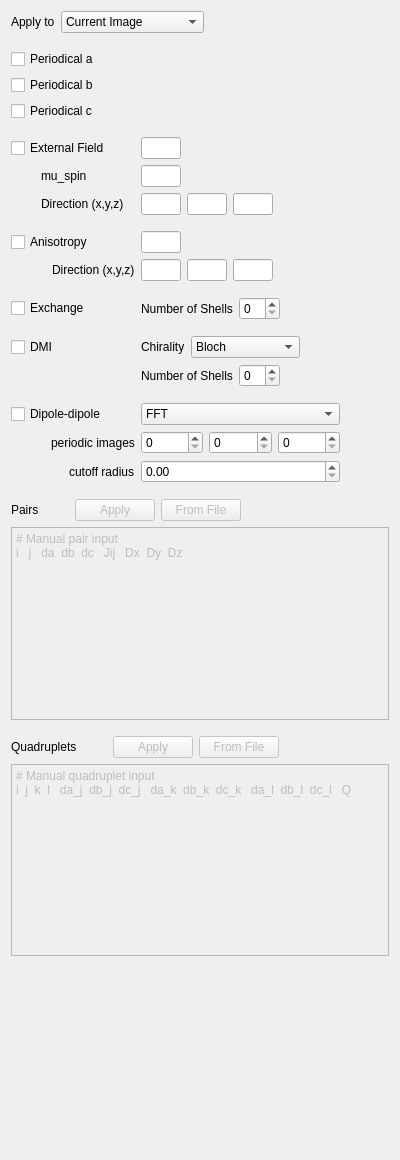
<?xml version="1.0" encoding="UTF-8"?>
<ui version="4.0">
 <class>HamiltonianHeisenbergWidget</class>
 <widget class="QWidget" name="HamiltonianHeisenbergWidget">
  <property name="geometry">
   <rect>
    <x>0</x>
    <y>0</y>
    <width>400</width>
    <height>1160</height>
   </rect>
  </property>
  <property name="windowTitle">
   <string>Form</string>
  </property>
  <layout class="QGridLayout" name="gridLayout">
   <item row="9" column="2">
    <widget class="QScrollArea" name="scrollArea_5">
     <property name="frameShape">
      <enum>QFrame::NoFrame</enum>
     </property>
     <property name="widgetResizable">
      <bool>true</bool>
     </property>
     <widget class="QWidget" name="scrollAreaWidgetContents_4">
      <property name="geometry">
       <rect>
        <x>0</x>
        <y>0</y>
        <width>376</width>
        <height>1136</height>
       </rect>
      </property>
      <layout class="QGridLayout" name="gridLayout_29">
       <property name="leftMargin">
        <number>0</number>
       </property>
       <property name="topMargin">
        <number>0</number>
       </property>
       <property name="rightMargin">
        <number>0</number>
       </property>
       <property name="bottomMargin">
        <number>0</number>
       </property>
       <item row="14" column="0">
        <layout class="QGridLayout" name="gridLayout_2">
         <item row="17" column="1">
          <layout class="QGridLayout" name="gridLayout_dmi">
           <item row="0" column="2">
            <spacer name="horizontalSpacer_6">
             <property name="orientation">
              <enum>Qt::Horizontal</enum>
             </property>
             <property name="sizeHint" stdset="0">
              <size>
               <width>40</width>
               <height>20</height>
              </size>
             </property>
            </spacer>
           </item>
           <item row="0" column="0">
            <widget class="QLabel" name="label_4">
             <property name="text">
              <string>Number of Shells</string>
             </property>
            </widget>
           </item>
           <item row="0" column="1">
            <widget class="QSpinBox" name="spinBox_nshells_dmi"/>
           </item>
          </layout>
         </item>
         <item row="15" column="1">
          <layout class="QGridLayout" name="gridLayout_5">
           <item row="0" column="1">
            <widget class="QComboBox" name="comboBox_dmi_chirality">
             <property name="maximumSize">
              <size>
               <width>120</width>
               <height>16777215</height>
              </size>
             </property>
             <item>
              <property name="text">
               <string>Bloch</string>
              </property>
             </item>
             <item>
              <property name="text">
               <string>Reverse Bloch</string>
              </property>
             </item>
             <item>
              <property name="text">
               <string>Neel</string>
              </property>
             </item>
             <item>
              <property name="text">
               <string>Reverse Neel</string>
              </property>
             </item>
            </widget>
           </item>
           <item row="0" column="0">
            <widget class="QLabel" name="label_5">
             <property name="maximumSize">
              <size>
               <width>55</width>
               <height>16777215</height>
              </size>
             </property>
             <property name="text">
              <string>Chirality</string>
             </property>
            </widget>
           </item>
           <item row="0" column="2">
            <spacer name="horizontalSpacer_7">
             <property name="orientation">
              <enum>Qt::Horizontal</enum>
             </property>
             <property name="sizeHint" stdset="0">
              <size>
               <width>40</width>
               <height>20</height>
              </size>
             </property>
            </spacer>
           </item>
          </layout>
         </item>
         <item row="10" column="0">
          <widget class="QCheckBox" name="checkBox_ani_aniso">
           <property name="text">
            <string>Anisotropy</string>
           </property>
          </widget>
         </item>
         <item row="13" column="1">
          <layout class="QGridLayout" name="gridLayout_exchange">
           <item row="0" column="1">
            <widget class="QSpinBox" name="spinBox_nshells_exchange"/>
           </item>
           <item row="0" column="2">
            <spacer name="horizontalSpacer_5">
             <property name="orientation">
              <enum>Qt::Horizontal</enum>
             </property>
             <property name="sizeHint" stdset="0">
              <size>
               <width>40</width>
               <height>20</height>
              </size>
             </property>
            </spacer>
           </item>
           <item row="0" column="0">
            <widget class="QLabel" name="label_3">
             <property name="text">
              <string>Number of Shells</string>
             </property>
            </widget>
           </item>
          </layout>
         </item>
         <item row="11" column="0">
          <layout class="QGridLayout" name="gridLayout_46">
           <item row="0" column="1">
            <widget class="QLabel" name="label_21">
             <property name="text">
              <string>Direction (x,y,z)</string>
             </property>
            </widget>
           </item>
           <item row="0" column="0">
            <spacer name="horizontalSpacer_36">
             <property name="orientation">
              <enum>Qt::Horizontal</enum>
             </property>
             <property name="sizeHint" stdset="0">
              <size>
               <width>30</width>
               <height>20</height>
              </size>
             </property>
            </spacer>
           </item>
          </layout>
         </item>
         <item row="12" column="1">
          <spacer name="verticalSpacer_6">
           <property name="orientation">
            <enum>Qt::Vertical</enum>
           </property>
           <property name="sizeType">
            <enum>QSizePolicy::Fixed</enum>
           </property>
           <property name="sizeHint" stdset="0">
            <size>
             <width>20</width>
             <height>10</height>
            </size>
           </property>
          </spacer>
         </item>
         <item row="9" column="1">
          <spacer name="verticalSpacer_5">
           <property name="orientation">
            <enum>Qt::Vertical</enum>
           </property>
           <property name="sizeType">
            <enum>QSizePolicy::Fixed</enum>
           </property>
           <property name="sizeHint" stdset="0">
            <size>
             <width>20</width>
             <height>10</height>
            </size>
           </property>
          </spacer>
         </item>
         <item row="7" column="0">
          <widget class="QCheckBox" name="checkBox_extH_aniso">
           <property name="text">
            <string>External Field</string>
           </property>
           <property name="checked">
            <bool>false</bool>
           </property>
           <property name="tristate">
            <bool>false</bool>
           </property>
          </widget>
         </item>
         <item row="7" column="2">
          <spacer name="horizontalSpacer_31">
           <property name="orientation">
            <enum>Qt::Horizontal</enum>
           </property>
           <property name="sizeHint" stdset="0">
            <size>
             <width>40</width>
             <height>20</height>
            </size>
           </property>
          </spacer>
         </item>
         <item row="15" column="0">
          <widget class="QCheckBox" name="checkBox_dmi">
           <property name="text">
            <string>DMI</string>
           </property>
          </widget>
         </item>
         <item row="1" column="0">
          <widget class="QCheckBox" name="checkBox_aniso_periodical_a">
           <property name="text">
            <string>Periodical a</string>
           </property>
          </widget>
         </item>
         <item row="11" column="1">
          <layout class="QGridLayout" name="gridLayout_47">
           <item row="0" column="0">
            <widget class="QLineEdit" name="lineEdit_anix_aniso">
             <property name="maximumSize">
              <size>
               <width>40</width>
               <height>16777215</height>
              </size>
             </property>
            </widget>
           </item>
           <item row="0" column="1">
            <widget class="QLineEdit" name="lineEdit_aniy_aniso">
             <property name="maximumSize">
              <size>
               <width>40</width>
               <height>16777215</height>
              </size>
             </property>
            </widget>
           </item>
           <item row="0" column="2">
            <widget class="QLineEdit" name="lineEdit_aniz_aniso">
             <property name="maximumSize">
              <size>
               <width>40</width>
               <height>16777215</height>
              </size>
             </property>
            </widget>
           </item>
           <item row="0" column="3">
            <spacer name="horizontalSpacer_35">
             <property name="orientation">
              <enum>Qt::Horizontal</enum>
             </property>
             <property name="sizeHint" stdset="0">
              <size>
               <width>40</width>
               <height>20</height>
              </size>
             </property>
            </spacer>
           </item>
          </layout>
         </item>
         <item row="13" column="0">
          <widget class="QCheckBox" name="checkBox_exchange">
           <property name="text">
            <string>Exchange</string>
           </property>
          </widget>
         </item>
         <item row="18" column="1">
          <spacer name="verticalSpacer_7">
           <property name="orientation">
            <enum>Qt::Vertical</enum>
           </property>
           <property name="sizeType">
            <enum>QSizePolicy::Fixed</enum>
           </property>
           <property name="sizeHint" stdset="0">
            <size>
             <width>20</width>
             <height>10</height>
            </size>
           </property>
          </spacer>
         </item>
         <item row="5" column="0">
          <widget class="QCheckBox" name="checkBox_aniso_periodical_c">
           <property name="text">
            <string>Periodical c</string>
           </property>
          </widget>
         </item>
         <item row="7" column="1">
          <layout class="QGridLayout" name="gridLayout_36">
           <item row="0" column="1">
            <widget class="QLineEdit" name="lineEdit_extH_aniso">
             <property name="maximumSize">
              <size>
               <width>40</width>
               <height>16777215</height>
              </size>
             </property>
            </widget>
           </item>
           <item row="0" column="2">
            <spacer name="horizontalSpacer_27">
             <property name="orientation">
              <enum>Qt::Horizontal</enum>
             </property>
             <property name="sizeHint" stdset="0">
              <size>
               <width>40</width>
               <height>20</height>
              </size>
             </property>
            </spacer>
           </item>
          </layout>
         </item>
         <item row="14" column="1">
          <spacer name="verticalSpacer_9">
           <property name="orientation">
            <enum>Qt::Vertical</enum>
           </property>
           <property name="sizeType">
            <enum>QSizePolicy::Fixed</enum>
           </property>
           <property name="sizeHint" stdset="0">
            <size>
             <width>20</width>
             <height>10</height>
            </size>
           </property>
          </spacer>
         </item>
         <item row="19" column="0">
          <widget class="QCheckBox" name="checkBox_ddi">
           <property name="text">
            <string>Dipole-dipole</string>
           </property>
          </widget>
         </item>
         <item row="8" column="1">
          <layout class="QGridLayout" name="gridLayout_32">
           <item row="1" column="1">
            <widget class="QLineEdit" name="lineEdit_extHx_aniso">
             <property name="maximumSize">
              <size>
               <width>40</width>
               <height>16777215</height>
              </size>
             </property>
            </widget>
           </item>
           <item row="1" column="2">
            <widget class="QLineEdit" name="lineEdit_extHy_aniso">
             <property name="maximumSize">
              <size>
               <width>40</width>
               <height>16777215</height>
              </size>
             </property>
            </widget>
           </item>
           <item row="1" column="5">
            <spacer name="horizontalSpacer_24">
             <property name="orientation">
              <enum>Qt::Horizontal</enum>
             </property>
             <property name="sizeHint" stdset="0">
              <size>
               <width>40</width>
               <height>20</height>
              </size>
             </property>
            </spacer>
           </item>
           <item row="1" column="3">
            <widget class="QLineEdit" name="lineEdit_extHz_aniso">
             <property name="maximumSize">
              <size>
               <width>40</width>
               <height>16777215</height>
              </size>
             </property>
            </widget>
           </item>
           <item row="0" column="1">
            <widget class="QLineEdit" name="lineEdit_muSpin_aniso">
             <property name="maximumSize">
              <size>
               <width>40</width>
               <height>16777215</height>
              </size>
             </property>
            </widget>
           </item>
          </layout>
         </item>
         <item row="6" column="1">
          <spacer name="verticalSpacer_4">
           <property name="orientation">
            <enum>Qt::Vertical</enum>
           </property>
           <property name="sizeType">
            <enum>QSizePolicy::Fixed</enum>
           </property>
           <property name="sizeHint" stdset="0">
            <size>
             <width>20</width>
             <height>10</height>
            </size>
           </property>
          </spacer>
         </item>
         <item row="8" column="0">
          <layout class="QGridLayout" name="gridLayout_40">
           <item row="2" column="0">
            <spacer name="horizontalSpacer_32">
             <property name="orientation">
              <enum>Qt::Horizontal</enum>
             </property>
             <property name="sizeType">
              <enum>QSizePolicy::Minimum</enum>
             </property>
             <property name="sizeHint" stdset="0">
              <size>
               <width>30</width>
               <height>20</height>
              </size>
             </property>
            </spacer>
           </item>
           <item row="2" column="1">
            <widget class="QLabel" name="label_15">
             <property name="maximumSize">
              <size>
               <width>100</width>
               <height>16777215</height>
              </size>
             </property>
             <property name="text">
              <string>Direction (x,y,z)</string>
             </property>
            </widget>
           </item>
           <item row="1" column="1">
            <widget class="QLabel" name="label_25">
             <property name="text">
              <string>mu_spin</string>
             </property>
            </widget>
           </item>
          </layout>
         </item>
         <item row="4" column="0">
          <widget class="QCheckBox" name="checkBox_aniso_periodical_b">
           <property name="text">
            <string>Periodical b</string>
           </property>
          </widget>
         </item>
         <item row="10" column="1">
          <layout class="QGridLayout" name="gridLayout_42">
           <item row="0" column="0">
            <widget class="QLineEdit" name="lineEdit_ani_aniso">
             <property name="maximumSize">
              <size>
               <width>40</width>
               <height>16777215</height>
              </size>
             </property>
            </widget>
           </item>
           <item row="0" column="1">
            <spacer name="horizontalSpacer_29">
             <property name="orientation">
              <enum>Qt::Horizontal</enum>
             </property>
             <property name="sizeHint" stdset="0">
              <size>
               <width>40</width>
               <height>20</height>
              </size>
             </property>
            </spacer>
           </item>
          </layout>
         </item>
         <item row="21" column="1">
          <widget class="QDoubleSpinBox" name="doubleSpinBox_ddi_radius">
           <property name="maximum">
            <double>1000000.000000000000000</double>
           </property>
          </widget>
         </item>
         <item row="19" column="1">
          <widget class="QComboBox" name="comboBox_ddi_method">
           <item>
            <property name="text">
             <string>FFT</string>
            </property>
           </item>
           <item>
            <property name="text">
             <string>FMM</string>
            </property>
           </item>
           <item>
            <property name="text">
             <string>Cutoff</string>
            </property>
           </item>
          </widget>
         </item>
         <item row="20" column="1">
          <layout class="QGridLayout" name="gridLayout_6">
           <item row="0" column="0">
            <widget class="QSpinBox" name="spinBox_ddi_n_periodic_a"/>
           </item>
           <item row="0" column="1">
            <widget class="QSpinBox" name="spinBox_ddi_n_periodic_b"/>
           </item>
           <item row="0" column="2">
            <widget class="QSpinBox" name="spinBox_ddi_n_periodic_c"/>
           </item>
          </layout>
         </item>
         <item row="20" column="0">
          <layout class="QGridLayout" name="gridLayout_7">
           <item row="0" column="0">
            <spacer name="horizontalSpacer_8">
             <property name="orientation">
              <enum>Qt::Horizontal</enum>
             </property>
             <property name="sizeHint" stdset="0">
              <size>
               <width>40</width>
               <height>20</height>
              </size>
             </property>
            </spacer>
           </item>
           <item row="0" column="1">
            <widget class="QLabel" name="label_6">
             <property name="text">
              <string>periodic images</string>
             </property>
            </widget>
           </item>
          </layout>
         </item>
         <item row="21" column="0">
          <layout class="QGridLayout" name="gridLayout_8">
           <item row="0" column="0">
            <spacer name="horizontalSpacer_9">
             <property name="orientation">
              <enum>Qt::Horizontal</enum>
             </property>
             <property name="sizeHint" stdset="0">
              <size>
               <width>40</width>
               <height>20</height>
              </size>
             </property>
            </spacer>
           </item>
           <item row="0" column="1">
            <widget class="QLabel" name="label_7">
             <property name="text">
              <string>cutoff radius</string>
             </property>
            </widget>
           </item>
          </layout>
         </item>
        </layout>
       </item>
       <item row="15" column="0">
        <spacer name="verticalSpacer">
         <property name="orientation">
          <enum>Qt::Vertical</enum>
         </property>
         <property name="sizeType">
          <enum>QSizePolicy::Fixed</enum>
         </property>
         <property name="sizeHint" stdset="0">
          <size>
           <width>20</width>
           <height>10</height>
          </size>
         </property>
        </spacer>
       </item>
       <item row="28" column="0">
        <spacer name="verticalSpacer_2">
         <property name="orientation">
          <enum>Qt::Vertical</enum>
         </property>
         <property name="sizeHint" stdset="0">
          <size>
           <width>20</width>
           <height>40</height>
          </size>
         </property>
        </spacer>
       </item>
       <item row="23" column="0">
        <widget class="QPlainTextEdit" name="plainTextEdit_pairs">
         <property name="enabled">
          <bool>false</bool>
         </property>
         <property name="plainText">
          <string># Manual pair input
i   j   da  db  dc   Jij   Dx  Dy  Dz
</string>
         </property>
        </widget>
       </item>
       <item row="21" column="0">
        <layout class="QGridLayout" name="gridLayout_3">
         <item row="0" column="0">
          <widget class="QLabel" name="label">
           <property name="text">
            <string>Pairs</string>
           </property>
          </widget>
         </item>
         <item row="0" column="2">
          <widget class="QPushButton" name="pushButton_pairs_apply">
           <property name="enabled">
            <bool>false</bool>
           </property>
           <property name="text">
            <string>Apply</string>
           </property>
          </widget>
         </item>
         <item row="0" column="3">
          <widget class="QPushButton" name="pushButton_pairs_fromfile">
           <property name="enabled">
            <bool>false</bool>
           </property>
           <property name="text">
            <string>From File</string>
           </property>
          </widget>
         </item>
         <item row="0" column="1">
          <spacer name="horizontalSpacer">
           <property name="orientation">
            <enum>Qt::Horizontal</enum>
           </property>
           <property name="sizeType">
            <enum>QSizePolicy::Fixed</enum>
           </property>
           <property name="sizeHint" stdset="0">
            <size>
             <width>30</width>
             <height>20</height>
            </size>
           </property>
          </spacer>
         </item>
         <item row="0" column="4">
          <spacer name="horizontalSpacer_2">
           <property name="orientation">
            <enum>Qt::Horizontal</enum>
           </property>
           <property name="sizeHint" stdset="0">
            <size>
             <width>40</width>
             <height>20</height>
            </size>
           </property>
          </spacer>
         </item>
        </layout>
       </item>
       <item row="27" column="0">
        <widget class="QPlainTextEdit" name="plainTextEdit_quadruplets">
         <property name="enabled">
          <bool>false</bool>
         </property>
         <property name="plainText">
          <string># Manual quadruplet input
i  j  k  l   da_j  db_j  dc_j   da_k  db_k  dc_k   da_l  db_l  dc_l   Q</string>
         </property>
        </widget>
       </item>
       <item row="24" column="0">
        <spacer name="verticalSpacer_3">
         <property name="orientation">
          <enum>Qt::Vertical</enum>
         </property>
         <property name="sizeType">
          <enum>QSizePolicy::Fixed</enum>
         </property>
         <property name="sizeHint" stdset="0">
          <size>
           <width>20</width>
           <height>10</height>
          </size>
         </property>
        </spacer>
       </item>
       <item row="26" column="0">
        <layout class="QGridLayout" name="gridLayout_4">
         <item row="0" column="2">
          <widget class="QPushButton" name="pushButton_quadruplets_apply">
           <property name="enabled">
            <bool>false</bool>
           </property>
           <property name="text">
            <string>Apply</string>
           </property>
           <property name="flat">
            <bool>false</bool>
           </property>
          </widget>
         </item>
         <item row="0" column="3">
          <widget class="QPushButton" name="pushButton_quadruplets_fromfile">
           <property name="enabled">
            <bool>false</bool>
           </property>
           <property name="text">
            <string>From File</string>
           </property>
          </widget>
         </item>
         <item row="0" column="0">
          <widget class="QLabel" name="label_2">
           <property name="text">
            <string>Quadruplets</string>
           </property>
          </widget>
         </item>
         <item row="0" column="1">
          <spacer name="horizontalSpacer_3">
           <property name="orientation">
            <enum>Qt::Horizontal</enum>
           </property>
           <property name="sizeType">
            <enum>QSizePolicy::Fixed</enum>
           </property>
           <property name="sizeHint" stdset="0">
            <size>
             <width>30</width>
             <height>20</height>
            </size>
           </property>
          </spacer>
         </item>
         <item row="0" column="4">
          <spacer name="horizontalSpacer_4">
           <property name="orientation">
            <enum>Qt::Horizontal</enum>
           </property>
           <property name="sizeHint" stdset="0">
            <size>
             <width>40</width>
             <height>20</height>
            </size>
           </property>
          </spacer>
         </item>
        </layout>
       </item>
       <item row="12" column="0">
        <layout class="QGridLayout" name="gridLayout_37">
         <item row="0" column="0">
          <widget class="QLabel" name="label_32">
           <property name="maximumSize">
            <size>
             <width>60</width>
             <height>16777215</height>
            </size>
           </property>
           <property name="text">
            <string>Apply to</string>
           </property>
          </widget>
         </item>
         <item row="0" column="2">
          <spacer name="horizontalSpacer_26">
           <property name="orientation">
            <enum>Qt::Horizontal</enum>
           </property>
           <property name="sizeHint" stdset="0">
            <size>
             <width>40</width>
             <height>20</height>
            </size>
           </property>
          </spacer>
         </item>
         <item row="0" column="1">
          <widget class="QComboBox" name="comboBox_Hamiltonian_Ani_ApplyTo">
           <property name="minimumSize">
            <size>
             <width>120</width>
             <height>0</height>
            </size>
           </property>
           <item>
            <property name="text">
             <string>Current Image</string>
            </property>
           </item>
           <item>
            <property name="text">
             <string>Current Image Chain</string>
            </property>
           </item>
           <item>
            <property name="text">
             <string>All Images</string>
            </property>
           </item>
          </widget>
         </item>
        </layout>
       </item>
       <item row="13" column="0">
        <spacer name="verticalSpacer_8">
         <property name="orientation">
          <enum>Qt::Vertical</enum>
         </property>
         <property name="sizeType">
          <enum>QSizePolicy::Fixed</enum>
         </property>
         <property name="sizeHint" stdset="0">
          <size>
           <width>20</width>
           <height>10</height>
          </size>
         </property>
        </spacer>
       </item>
      </layout>
     </widget>
    </widget>
   </item>
  </layout>
 </widget>
 <tabstops>
  <tabstop>scrollArea_5</tabstop>
  <tabstop>comboBox_Hamiltonian_Ani_ApplyTo</tabstop>
  <tabstop>checkBox_aniso_periodical_a</tabstop>
  <tabstop>checkBox_aniso_periodical_b</tabstop>
  <tabstop>checkBox_aniso_periodical_c</tabstop>
  <tabstop>checkBox_extH_aniso</tabstop>
  <tabstop>lineEdit_extH_aniso</tabstop>
  <tabstop>lineEdit_muSpin_aniso</tabstop>
  <tabstop>lineEdit_extHx_aniso</tabstop>
  <tabstop>lineEdit_extHy_aniso</tabstop>
  <tabstop>lineEdit_extHz_aniso</tabstop>
  <tabstop>checkBox_ani_aniso</tabstop>
  <tabstop>lineEdit_ani_aniso</tabstop>
  <tabstop>lineEdit_anix_aniso</tabstop>
  <tabstop>lineEdit_aniy_aniso</tabstop>
  <tabstop>lineEdit_aniz_aniso</tabstop>
  <tabstop>checkBox_exchange</tabstop>
  <tabstop>spinBox_nshells_exchange</tabstop>
  <tabstop>checkBox_dmi</tabstop>
  <tabstop>spinBox_nshells_dmi</tabstop>
  <tabstop>checkBox_ddi</tabstop>
  <tabstop>pushButton_pairs_apply</tabstop>
  <tabstop>pushButton_pairs_fromfile</tabstop>
  <tabstop>plainTextEdit_pairs</tabstop>
  <tabstop>pushButton_quadruplets_apply</tabstop>
  <tabstop>pushButton_quadruplets_fromfile</tabstop>
  <tabstop>plainTextEdit_quadruplets</tabstop>
 </tabstops>
 <resources/>
 <connections/>
</ui>
